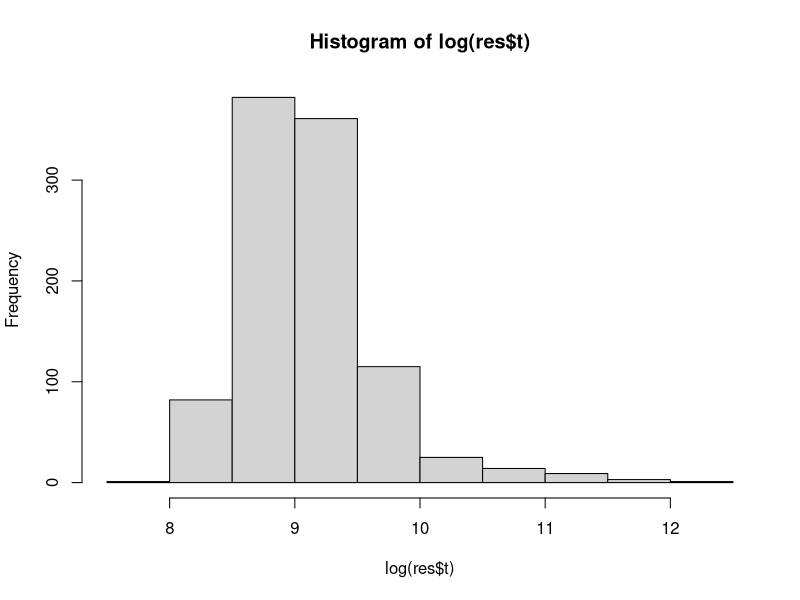

Generate this figure with R: (Note: this script raises an error after producing the figure.)
library(dplyr)
library(boot)

CEdata = read.csv(file="costefficacydata.csv", header=TRUE, sep=",")
CEdata$event = as.factor(CEdata$event)

eventProp <- function(d){
  alive = sum(d$event == 1)
  return(alive/dim(d)[1])
}

CE <- function(data, i){
  
  data = data[i,]
  
  trtOne = filter(data, data$trt == 1)
  trtTwo = filter(data, data$trt == 2)
  
  p1 <- eventProp(trtOne)
  p2 <- eventProp(trtTwo)
  
  sep1 <- sqrt(p1*(1-p1)/ dim(data)[1])
  
  CIp1Plus <- p1 + 1.96 * sep1
  CIp1Min <- p1 - 1.96 * sep1
  
  # 95% CI P1 = (0.423 - 0.329)
  
  sep2 <- sqrt(p2*(1-p2)/409)
  
  CIp2Plus <- p2 + 1.96 * sep2
  CIp2Min <- p2 - 1.96 * sep2
  
  # 95% CI P2 = (0.36 - 0.27)
  
  ### treatment difference = efficacy E
  E <- p1 - p2
  
  seE <- sqrt(sep1^2 + sep2^2)
  
  # 95% CI for seE
  CIeffPlus <- E + 1.96 * seE 
  CieffMin  <- E - 1.96 * seE
  
  ######################
  #                    #
  #      COST          #
  #                    #
  ######################
  
  meanCostone <- mean(trtOne$costs)
  meanCosttwo <- mean(trtTwo$costs)
  
  SDone <- sd(trtOne$costs)  # standard deviation cost one
  SDTwo <- sd(trtTwo$costs)  # standard deviation cost two
  
  SEmeanOne <- SDone / sqrt(dim(trtOne)[1])
  SEmeanTwo <- SDTwo / sqrt(dim(trtTwo)[1])
  
  CIsemean1Plus <- meanCostone + 1.96 * (SDone / 206) 
  CIsemean1Min <- meanCostone - 1.96 * (SDone / 206) 
  
  # CI(E) = (1024 - 966)
  
  CIsemean2Plus <- meanCosttwo + 1.96 * (SDTwo / 203)
  CIsemean2Min <- meanCosttwo - 1.96 * (SDTwo / 203)
  
  # CI(E) = (40 - 38)
  
  ### Cost difference = C
  C = meanCostone - meanCosttwo
  
  SE_C <- sqrt(SEmeanOne^2 + SEmeanTwo^2)
  
  ## CE-ratio
  
  CE_ratio = C/E # 15638 (euro per)

  return(CE_ratio)
}


res <- boot(CEdata, CE, R=1000, stype = "i")
boot.ci(res, type = "all")

hist(log(res$t))

sep1 <- sqrt(p1*(1-p1)/ dim(data)[1])



